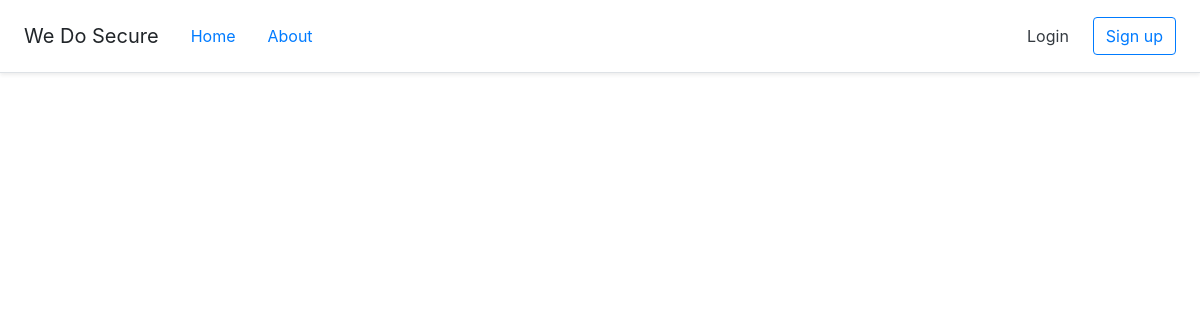
The page /details/14 on the database as committed earlier.
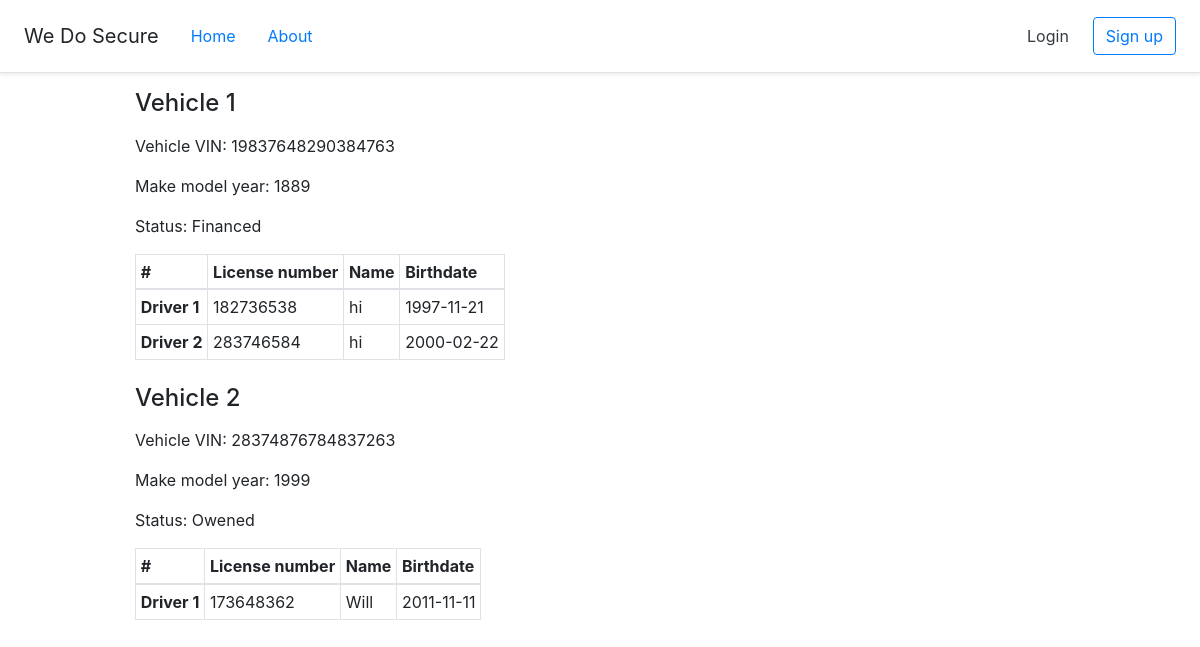
The same page on the database as committed later.
### insurance/models.py (models this page shows, shortened)
class Vehicle(db.Model):
     vin = db.Column(db.String(20), primary_key=True)
     make_model_year = db.Column(db.Integer, nullable=False)
     status = db.Column(db.String(1), nullable=False)
     insurance_id = db.Column(db.Integer, db.ForeignKey('insurance.id'), nullable=False)
     drivers = db.relationship('Driver', backref='vhc', lazy=True)

class Driver(db.Model):
     license_number = db.Column(db.String(20), primary_key=True)
     driver_name = db.Column(db.String(50), nullable=False)
     birthdate = db.Column(db.Date, nullable=False)
     vehicle_id = db.Column(db.Integer, db.ForeignKey('vehicle.vin'), nullable=False)

### insurance/routes.py (the view)
@app.route('/details/<insurance_id>')
def details(insurance_id):
    print(insurance_id)
    insurance = Insurance.query.get(insurance_id)
    return render_template('details.html', title='details', insurance=insurance)

### insurance/templates/details.html
{% extends "layout.html" %}
{% block content %}
    <div class="content-section">
        <div>
            {% for vehicle in insurance.vehicles %}
                <div class="form-group mb-4">
                    <h4 class="mb-3">Vehicle {{ loop.index0 + 1 }}</h4>
                    <p>Vehicle VIN: {{ vehicle.vin }}</p>
                    <p>Make model year: {{ vehicle.make_model_year }}</p>
                    <p>Status:
                        {% if vehicle.status == 'O' %}
                            Owened
                        {% elif vehicle.status == 'F' %}
                            Financed
                        {% else %}
                            Leased
                        {% endif %}
                    </p>
                    <table class="table-sm table-bordered">
                        <thead>
                            <tr>
                                <th scope="col">#</th>
                                <th scope="col">License number</th>
                                <th scope="col">Name</th>
                                <th scope="col">Birthdate</th>
                            </tr>
                        </thead>
                        <tbody>
                            {% for driver in vehicle.drivers %}
                                <tr>
                                    <th scope="row">Driver {{ loop.index0 + 1 }}</th>
                                    <td>{{ driver.license_number }}</td>
                                    <td>{{ driver.driver_name }}</td>
                                    <td>{{ driver.birthdate }}</td>
                                </tr>
                            {% endfor %}
                        </tbody>
                    </table>
                </div>
            {% endfor %}
        </div>
{% endblock content %}

### insurance/templates/layout.html (shortened to what this page needs)
<!DOCTYPE html>
<html lang="en">
<head>
    <link rel="stylesheet" href="https://stackpath.bootstrapcdn.com/bootstrap/4.4.1/css/bootstrap.min.css">
    <link rel="stylesheet" href="{{ url_for('static', filename='main.css') }}">
</head>
<body>
  <div class="d-flex flex-column flex-md-row align-items-center p-3 px-md-4 mb-3 bg-white border-bottom shadow-sm">
    <h5 class="my-0 font-weight-normal">We Do Secure</h5>
    <a class="ml-3 nav-item nav-link" href="{{ url_for('home') }}">Home</a>
    <a class="nav-item nav-link mr-md-auto" href="{{ url_for('about') }}">About</a>
    {% if current_user.is_authenticated %}
      <a class="p-2 mr-3 text-dark" href="{{ url_for('account') }}">Account</a>
      <a class="p-2 mr-3 text-dark" href="{{ url_for('buy') }}">Buy</a>
      <a class="p-2 mr-3 text-dark" href="{{ url_for('logout') }}">Logout</a>
    {% else %}
      <a class="p-2 mr-3 text-dark" href="{{ url_for('login') }}">Login</a>
      <a class="btn btn-outline-primary" href="{{ url_for('register') }}">Sign up</a>
    {% endif %}
  </div>
  <div class="container">
    {% block content %}
    {% endblock content %}
  </div>
</body>
</html>

### insurance/static/main.css (style rules this page uses)
html { font-size: 14px; }
@media (min-width: 768px) { html { font-size: 16px; } }
.container { max-width: 960px; }

Rows that differ between the two databases and show on the page:
added Vehicle: vin "19837648290384763", make_model_year "1889", status "Financed"
added Driver: license_number "182736538", driver_name "hi", birthdate "1997-11-21", shown under "19837648290384763"
added Driver: license_number "283746584", driver_name "hi", birthdate "2000-02-22", shown under "19837648290384763"
added Vehicle: vin "28374876784837263", make_model_year "1999", status "Owened"
added Driver: license_number "173648362", driver_name "Will", birthdate "2011-11-11", shown under "28374876784837263"
